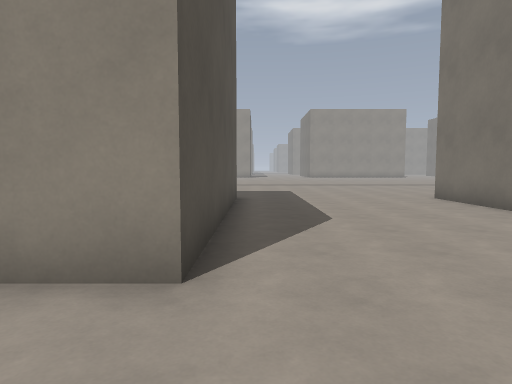
view 1 (above)

24 first-person views from a walk through a 3-D level made in the Godot game engine. The camera is 1.4 m above the floor, tilts 4° down and sees 75° across. The floor is counted in squares, 1.52 m on a side. Each view is taken from the middle of a square. On the plan, view 1 faces up. The plan holds only what a view shows up to about 12 squares ahead; the rest is blank. The place goes on beyond the plan. Flat picture figures and markers are not drawn. Surface patterns are stand-ins for the level's own textures.

view 2
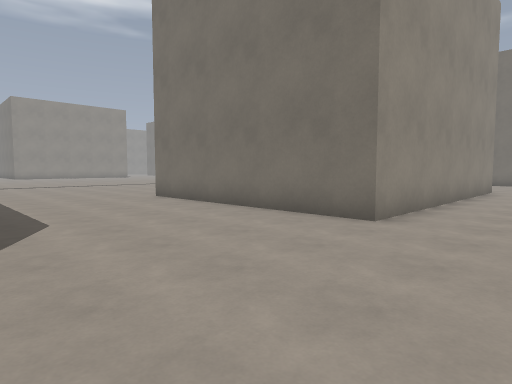

view 3
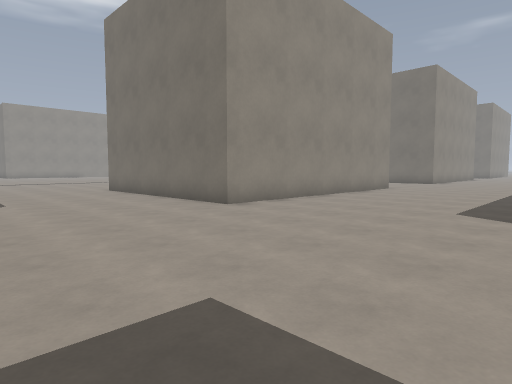

view 4
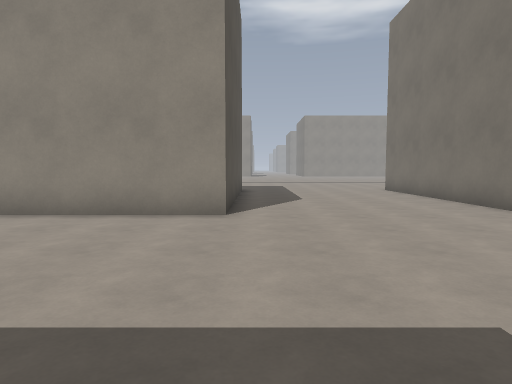

view 5
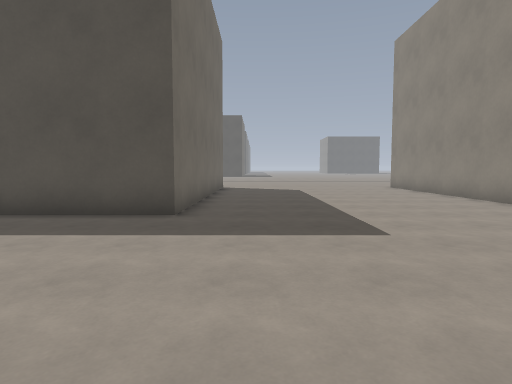

view 6
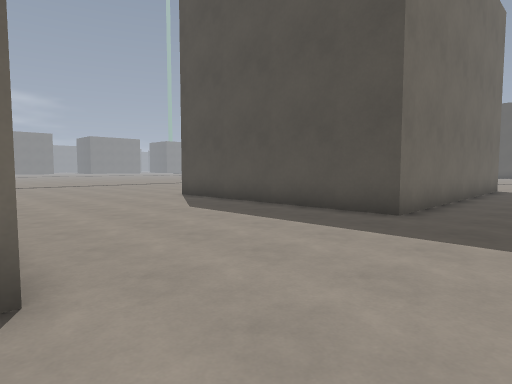

view 7
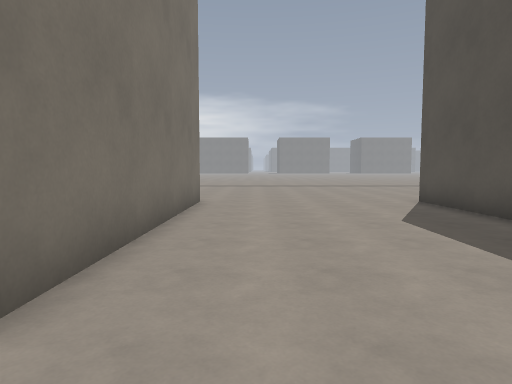

view 8
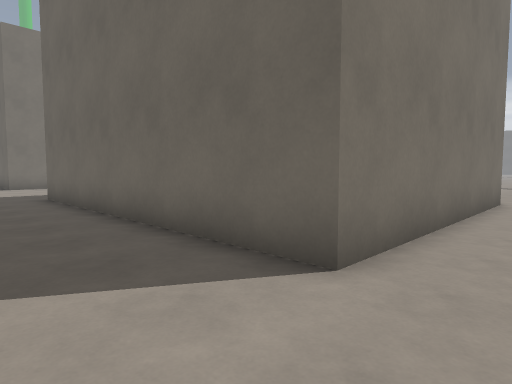

view 9
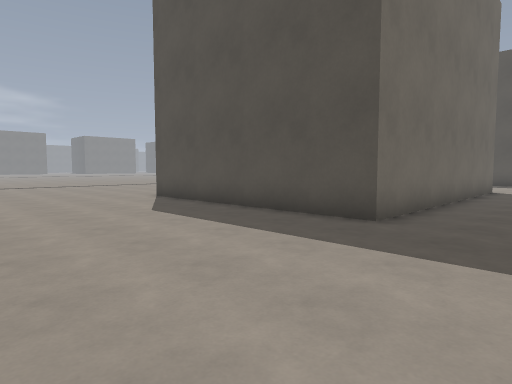

view 10
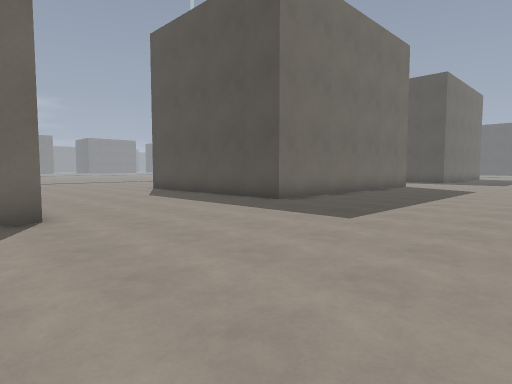

view 11
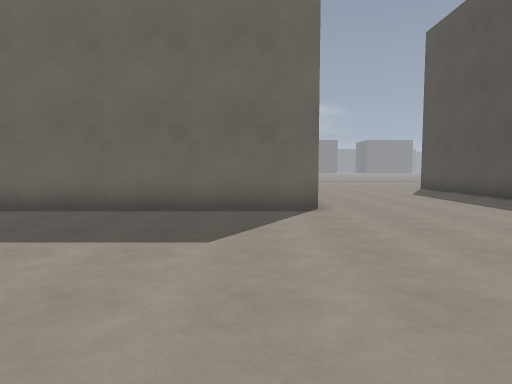

view 12
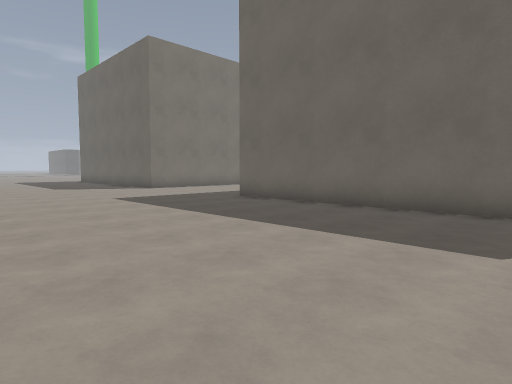

view 13
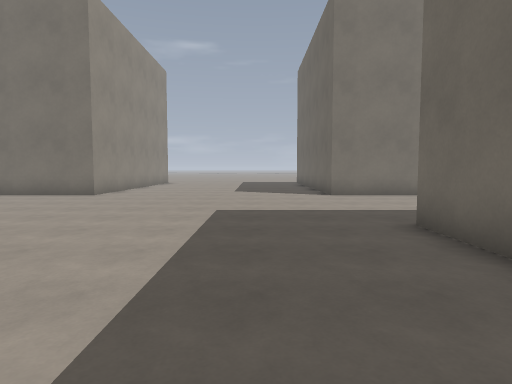

view 14
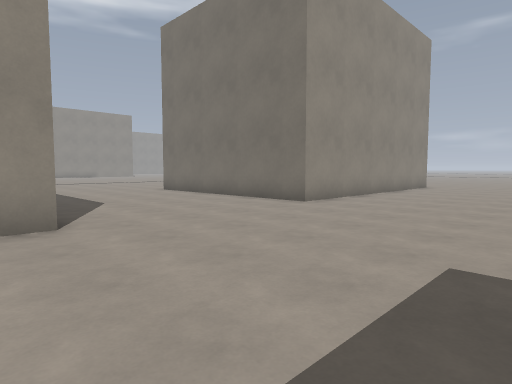

view 15
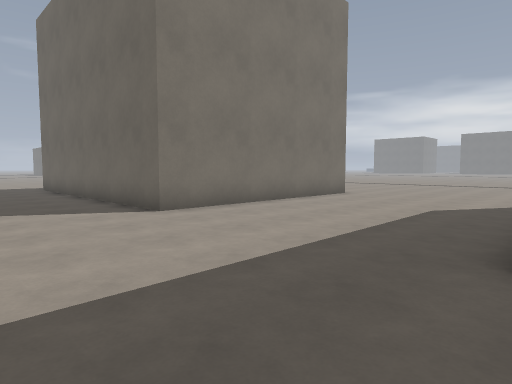

view 16
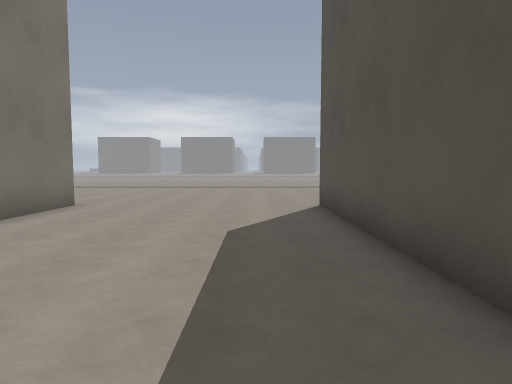

view 17
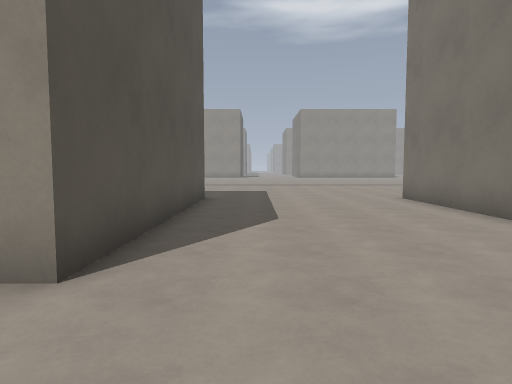

view 18
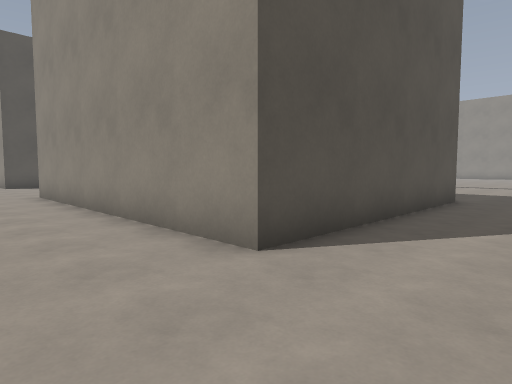

view 19
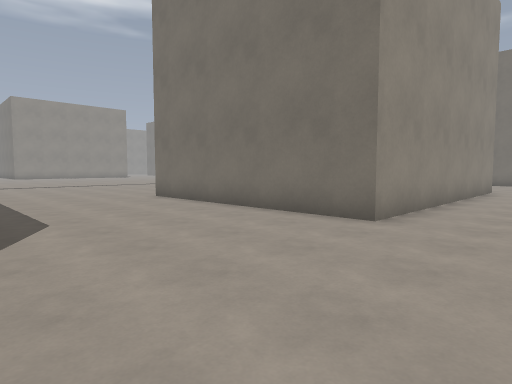

view 20
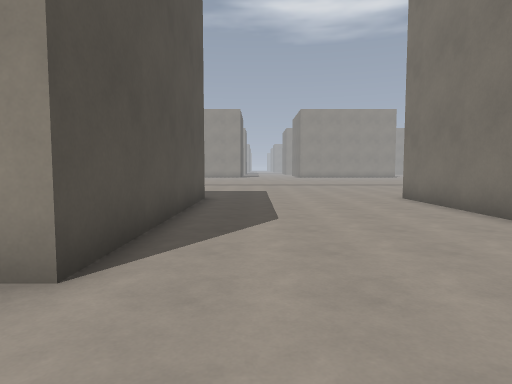

view 21
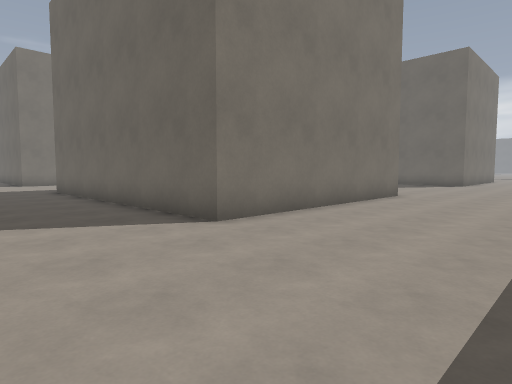

view 22
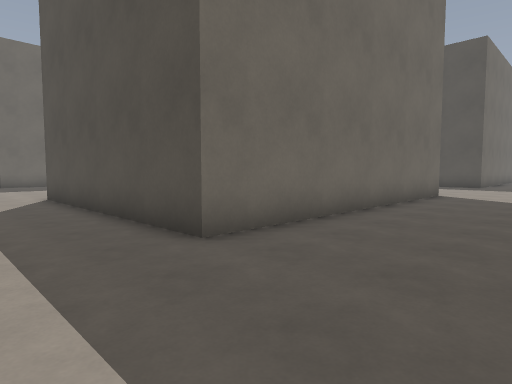

view 23
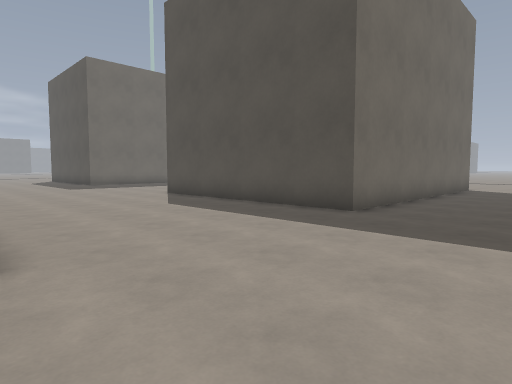

view 24
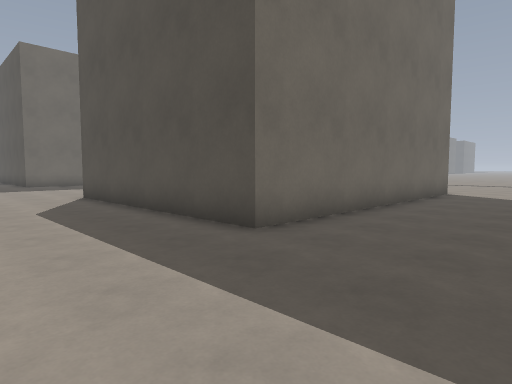

### Floor plan
Key: @ floor where view 1 was taken; . floor; B block.
Columns run from 7 left of view 1 to 41 right of it. Each row starts with its distance up from view 1.
 14       ........       ........
 13 .............. ....................   ..
 12 ..............................................
 11 ..............................................
 10 BBBBBBB......BBBBBBBBBB......BBBBBBBBBB......B
  9       B......B        B......B        B......B
  8       B......B        B......B        B......B
  7       B......B        B......B        B......B
  6       B......B        B......B        B......B
  5       B......B        B......B        B......B
  4       B......B        B......B        B......B
  3  BBBBBB......BBBBBBBBBB......BBBBBBBBBB......BBBB
  2  ................................................
  1  ..................   ...........................
  0  ......@.........................................
 -1  ................................................
 -2  ...............................................
 -3  ................................................
 -4  ................................................
 -5 .................................................
 -6 BBBBBBB......BBBBBBBBBB......BBBBBBBBBB......BBBB
 -7       B......B        B......         B......B
 -8       B......B        B......         B......B
 -9       B......B        B......         B......B
-10       B......B        B......         B......B
-11       B......B        B.....          B......B
-12       B......B        B.....          B......B
-13       B......B        B.....          B......B
-14       ........         ....           ........
-15       ........          ...           ........
-16       ........           ..           .........
-17                                       .........

Where each view was taken, in squares from view 1:
view 1: 0 up, 0 right, facing up
view 2: 0 up, 0 right, facing up-right
view 3: 4 down, 0 right, facing up-right
view 4: 4 down, 0 right, facing up
view 5: 4 down, 6 right, facing left
view 6: 3 down, 6 right, facing down-left
view 7: 4 down, 4 right, facing down
view 8: 3 down, 4 right, facing down-right
view 9: 3 down, 21 right, facing down-left
view 10: 1 up, 23 right, facing down-left
view 11: 2 up, 23 right, facing down
view 12: 2 up, 23 right, facing down-right
view 13: 3 down, 26 right, facing right
view 14: 3 down, 30 right, facing up-right
view 15: 2 down, 31 right, facing down-right
view 16: 5 down, 33 right, facing down
view 17: 0 up, 33 right, facing up
view 18: 0 up, 34 right, facing up-left
view 19: 0 up, 16 right, facing up-right
view 20: 0 up, 17 right, facing up
view 21: 14 up, 17 right, facing down-right
view 22: 14 up, 18 right, facing down-left
view 23: 14 up, 6 right, facing down-left
view 24: 14 up, 3 right, facing down-left
